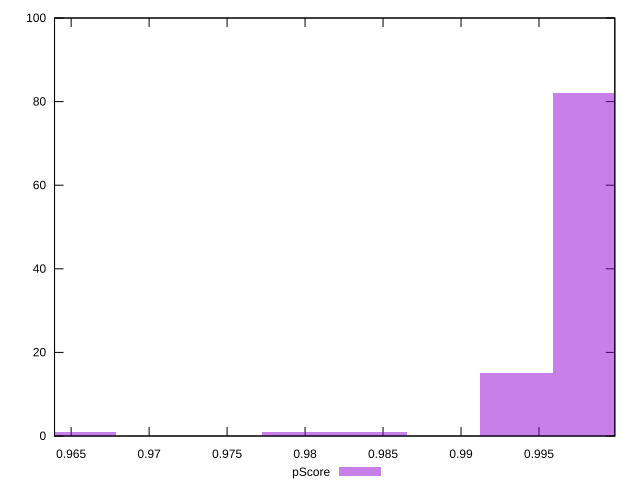

gnuplot code for this plot:
reset

$pScore <<EOF
0.9982178628768007 82
0.9935532934241054 15
0.9655658767079334 1
0.9842241545187147 1
0.9795595850660194 1
EOF

set key outside below
set boxwidth 0.00466456945269533
set xrange [0.963935063747035:0.9998622946606426]
set yrange [0:100]
set trange [0:100]
set style fill transparent solid 0.5 noborder
set terminal svg size 640, 490 enhanced background rgb 'white'
set output "report_00017_2021-02-10T15-08-03.406Z/mainthread-work-breakdown/samples/pages+cached+noadtech+nomedia/pScore/histogram.svg"

plot $pScore title "pScore" with boxes

reset
